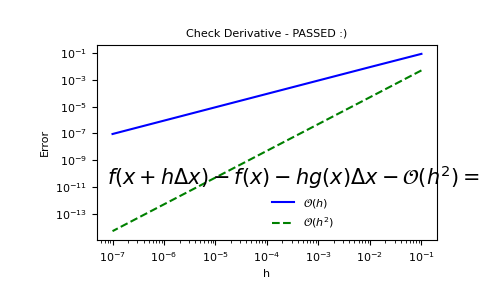

The Python source for this figure:
from discretize import tests, utils
import numpy as np
import matplotlib.pyplot as plt

def simplePass(x):
    return np.sin(x), utils.sdiag(np.cos(x))
passed = tests.checkDerivative(simplePass, np.random.randn(5))
# ==================== checkDerivative ====================
# iter    h         |ft-f0|   |ft-f0-h*J0*dx|  Order
# ---------------------------------------------------------
# 0   1.00e-01    1.690e-01     8.400e-03      nan
# 1   1.00e-02    1.636e-02     8.703e-05      1.985
# 2   1.00e-03    1.630e-03     8.732e-07      1.999
# 3   1.00e-04    1.629e-04     8.735e-09      2.000
# 4   1.00e-05    1.629e-05     8.736e-11      2.000
# 5   1.00e-06    1.629e-06     8.736e-13      2.000
# 6   1.00e-07    1.629e-07     8.822e-15      1.996
# ========================= PASS! =========================
# Once upon a time, a happy little test passed.
